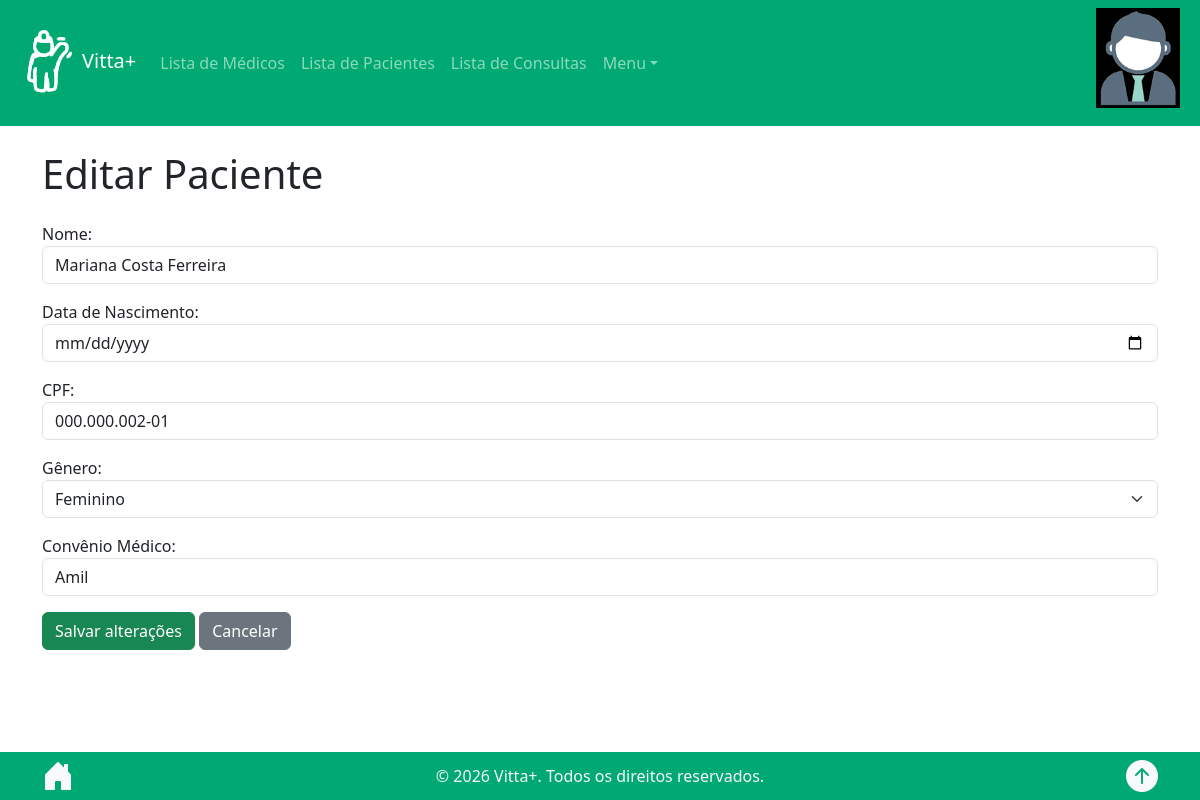
Screenshot of /patients_edit/13/ (signed in) with the database file from the repository.
### consulta/models.py (models this page shows, shortened)
class Patient(models.Model):
    name = models.CharField(max_length=100, verbose_name="Nome")
    birth_date = models.DateField(verbose_name="Data de Nascimento")
    CPF = models.CharField(max_length=14, unique=True, verbose_name="CPF")
    gender = models.CharField(max_length=10, choices=[("M", "Masculino"), ("F", "Feminino")], verbose_name="Gênero")
    health_insurance = models.CharField(max_length=100, blank=True)
    class Meta:
        ordering = ["name"]

### consulta/views.py (the view)
# urls.py: path('patients_edit/<int:id>/', views.patients_edit, name='patients_edit'),
@login_required
def patients_edit(request, id):
    patient = get_object_or_404(Patient, id=id)
    if request.method == 'POST':
        form = PatientForm(request.POST, instance=patient)
        if form.is_valid():
            form.save()
            messages.success(request, 'Paciente atualizado com sucesso!')
            return redirect('patients_list')
    else:
        form = PatientForm(instance=patient)
    return render(request, 'patients_edit.html', {'form': form})

### consulta/templates/patients_edit.html (shortened to what this page needs)
{% extends 'base.html' %}
{% block content %}
<div class="container mt-4">
    <h1 class="mb-4">Editar Paciente</h1>
    <form method="post">
        {{ form.as_p }}
        <button type="submit" class="btn btn-success">
            Salvar alterações
        </button>
        <a href="{% url 'patients_list' %}" class="btn btn-secondary">
            Cancelar
        </a>
    </form>
</div>
{% endblock %}

### consulta/static/css/style.css (style rules this page uses)
a { color: inherit; text-decoration: none; }

### rows the page displays
Patient: name "Mariana Costa Ferreira", CPF "000.000.002-01", gender "Feminino", health_insurance "Amil"
